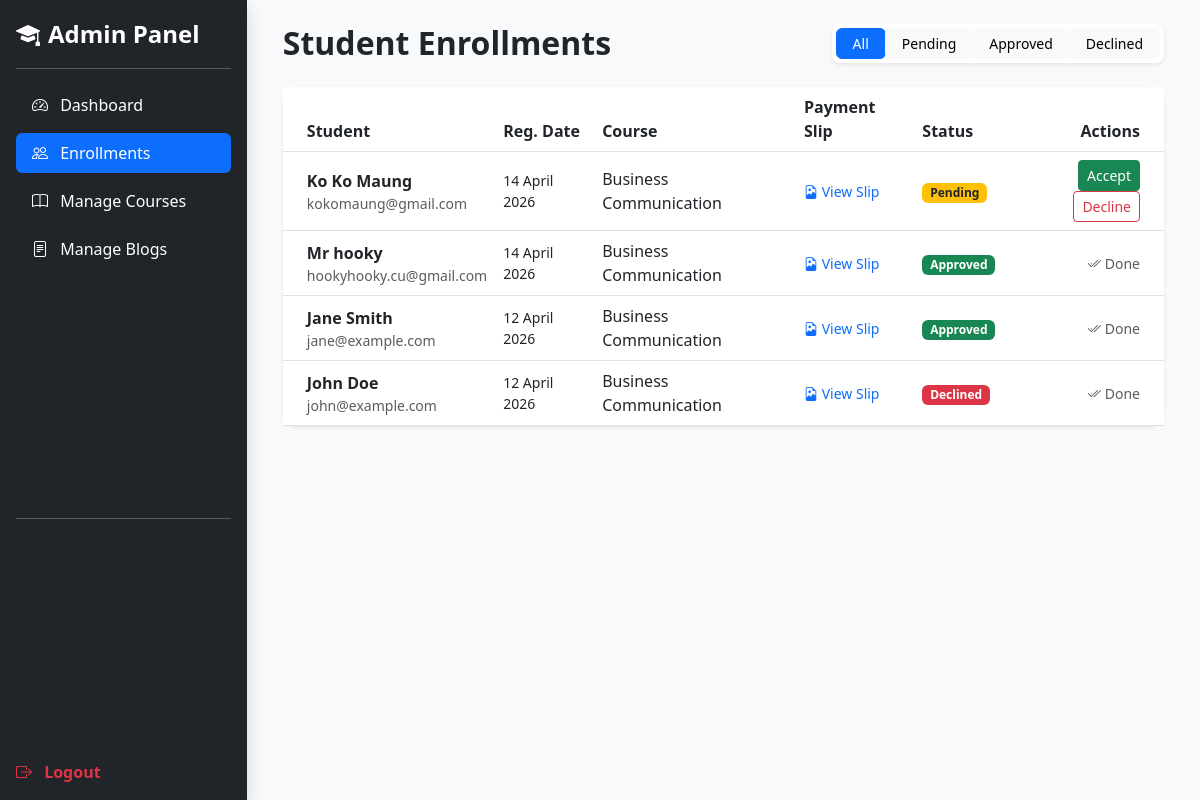
Page /admin/enrollments.php (signed in) on the committed database.
### tables this page shows
CREATE TABLE `enrollments` (
  `id` int(11) NOT NULL,
  `student_name` varchar(255) NOT NULL,
  `student_email` varchar(255) NOT NULL,
  `phone` varchar(50) NOT NULL,
  `course_id` int(11) NOT NULL,
  `payment_slip` varchar(255) DEFAULT NULL,
  `status` enum('Pending','Approved','Declined') DEFAULT 'Pending',
  `created_at` timestamp NOT NULL DEFAULT current_timestamp()
);

CREATE TABLE `courses` (
  `id` int(11) NOT NULL,
  `category_id` int(11) NOT NULL,
  `title` varchar(255) NOT NULL,
  `description` text NOT NULL,
  `price` decimal(10,2) NOT NULL,
  `duration` varchar(50) NOT NULL,
  `image_path` varchar(255) DEFAULT NULL,
  `created_at` timestamp NOT NULL DEFAULT current_timestamp()
);

### admin/enrollments.php (the view, shortened to what this page needs)
<?php
include 'header.php';
include '../includes/db_connect.php';
$filter = isset($_GET['status']) ? $_GET['status'] : 'All';
?>
<div class="d-flex justify-content-between align-items-center mb-4">
    <h2 class="fw-bold m-0">Student Enrollments</h2>
    <div class="btn-group shadow-sm p-1 bg-white rounded-3">
        <a href="?status=All" class="btn btn-sm <?php echo $filter == 'All' ? 'btn-primary' : 'btn-light'; ?> rounded-2 px-3">All</a>
        <a href="?status=Pending" class="btn btn-sm <?php echo $filter == 'Pending' ? 'btn-primary' : 'btn-light'; ?> rounded-2 px-3">Pending</a>
        <a href="?status=Approved" class="btn btn-sm <?php echo $filter == 'Approved' ? 'btn-primary' : 'btn-light'; ?> rounded-2 px-3">Approved</a>
        <a href="?status=Declined" class="btn btn-sm <?php echo $filter == 'Declined' ? 'btn-primary' : 'btn-light'; ?> rounded-2 px-3">Declined</a>
    </div>
</div>
<div class="card border-0 shadow-sm rounded-4">
    <div class="card-body p-0">
        <div class="table-responsive">
            <table class="table table-hover align-middle mb-0">
                <thead class="bg-light">
                    <tr>
                        <th class="ps-4">Student</th>
                        <th>Reg. Date</th> <th>Course</th>
                        <th>Payment Slip</th>
                        <th>Status</th>
                        <th class="pe-4 text-end">Actions</th>
                    </tr>
                </thead>
                <tbody>
                    <?php
                    $sql = "SELECT e.*, c.title as course_title
                            FROM enrollments e
                            LEFT JOIN courses c ON e.course_id = c.id";
                    $sql .= " ORDER BY e.id DESC";
                    $stmt = $pdo->prepare($sql);
                    if ($filter != 'All') {
                        $stmt->execute(['status' => $filter]);
                    } else {
                        $stmt->execute();
                    }
                    $enrollments = $stmt->fetchAll();
                    foreach ($enrollments as $row):
                        $status_class = [
                            'Pending' => 'bg-warning text-dark',
                            'Approved' => 'bg-success',
                            'Declined' => 'bg-danger'
                        ][$row['status']];
                        $reg_date = date('d F Y', strtotime($row['created_at']));
                    ?>
                    <tr id="row-<?php echo $row['id']; ?>">
                        <td class="ps-4">
                            <div class="fw-bold"><?php echo htmlspecialchars($row['student_name']); ?></div>
                            <div class="small text-muted"><?php echo htmlspecialchars($row['student_email']); ?></div>
                        </td>
                        <td class="small"><?php echo $reg_date; ?></td> <td><?php echo htmlspecialchars($row['course_title'] ?? 'N/A'); ?></td>
                        <td>
                            <a href="../uploads/payments/<?php echo $row['payment_slip']; ?>" target="_blank" class="text-primary text-decoration-none small">
                                <i class="bi bi-file-earmark-image"></i> View Slip
                            </a>
                        </td>
                        <td>
                            <span class="badge <?php echo $status_class; ?>" id="badge-<?php echo $row['id']; ?>">
                                <?php echo $row['status']; ?>
                            </span>
                        </td>
                        <td class="pe-4 text-end" id="action-<?php echo $row['id']; ?>">
                            <?php if ($row['status'] == 'Pending'): ?>
                                <button class="btn btn-sm btn-success status-btn" data-id="<?php echo $row['id']; ?>" data-status="Approved">Accept</button>
                                <button class="btn btn-sm btn-outline-danger status-btn" data-id="<?php echo $row['id']; ?>" data-status="Declined">Decline</button>
                            <?php else: ?>
                                <span class="text-muted small"><i class="bi bi-check2-all"></i> Done</span>
                            <?php endif; ?>
                        </td>
                    </tr>
                    <?php endforeach; ?>
                </tbody>
            </table>
        </div>
    </div>
</div>

### admin/header.php (style rules this page uses)
body { background-color: #f8f9fa; overflow-x: hidden; }

### rows in the picture
enrollments: student_name "Ko Ko Maung", student_email "kokomaung@gmail.com", created_at "14 April 2026", course.title "Business Communication", status "Pending"
enrollments: student_name "Mr hooky", student_email "hookyhooky.cu@gmail.com", created_at "14 April 2026", course.title "Business Communication", status "Approved", shows "Done"
enrollments: student_name "Jane Smith", student_email "jane@example.com", created_at "12 April 2026", course.title "Business Communication", status "Approved", shows "Done"
enrollments: student_name "John Doe", student_email "john@example.com", created_at "12 April 2026", course.title "Business Communication", status "Declined", shows "Done"
